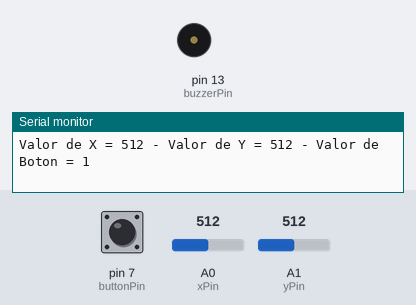
The sketch below on a simulated Arduino Uno, built with avr-gcc and run on an emulated ATmega328P. Shown: buzzer (waves = sounding, pin HIGH), the last lines printed to the serial monitor. Inputs (shaded band) come from the test bench; at power-on: pin 7 (buttonPin) HIGH, A0 (xPin) = 512, A1 (yPin) = 512.

Above: at 1.2 s.
1.3 s: pin 7 (buttonPin) pulled LOW for 1 s
At 1.7 s:
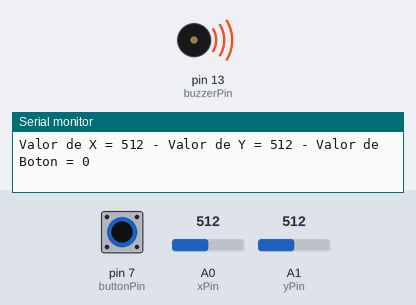
10.3 s: A0 (xPin) set to 8
13.3 s: A0 (xPin) set to 11
16.3 s: A1 (yPin) set to 8
19.3 s: A1 (yPin) set to 11
Timing chart, 0 to 22.3 s (numbered marks = the images above; inputs shaded):
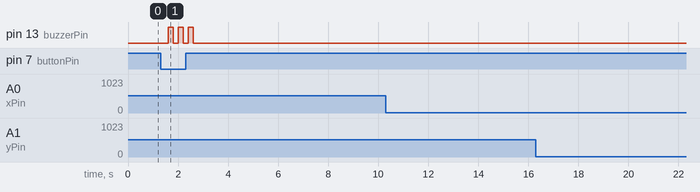

The sketch:

Joystick_Conexiones_Uso.ino
```cpp
// CLASE 33 https://www.youtube.com/watch?v=MzW4e_kc4FM&list=PLyLh25DppBIe40j3VBAslnVfs4Pz-B3ZB&index=35&ab_channel=JohannPerezE
//CONEXION DE JOYSTICK
//VRx = Resistencia variable en eje x -VRy =eje y ,SW= boton
//los vr van a pines de ADC y el boton a un pin digital

int xPin = A0;
int yPin = A1;
int buttonPin = 7;
int buzzerPin = 13;
int xVal;
int yVal;
int buttonVal;
int dt=200;

void setup() {
  pinMode(xPin, INPUT);
  pinMode(yPin, INPUT);
  pinMode(buttonPin, INPUT);
  digitalWrite(buttonPin, HIGH);
  pinMode(buzzerPin, OUTPUT);
  Serial.begin(9600);
}

void loop() {
  xVal = analogRead(xPin);
  yVal = analogRead(yPin);
  buttonVal = digitalRead(buttonPin);
  Serial.print("Valor de X = ");
  Serial.print(xVal);
  Serial.print(" - Valor de Y = ");
  Serial.print(yVal);
  Serial.print(" - Valor de Boton = ");
  Serial.println(buttonVal);
  delay(dt);
  if(buttonVal==0){
    digitalWrite(buzzerPin,1);
    delay(dt);
    digitalWrite(buzzerPin,0);
  }
  else{
    digitalWrite(buzzerPin,0);

  }
}
```

Measured:
- after the input at 1.3 s, pin 13 (buzzerPin): alternates HIGH for 0.20 s and LOW for 0.20 s, 6 changes in all, then stays LOW, starting after 0.31 s
